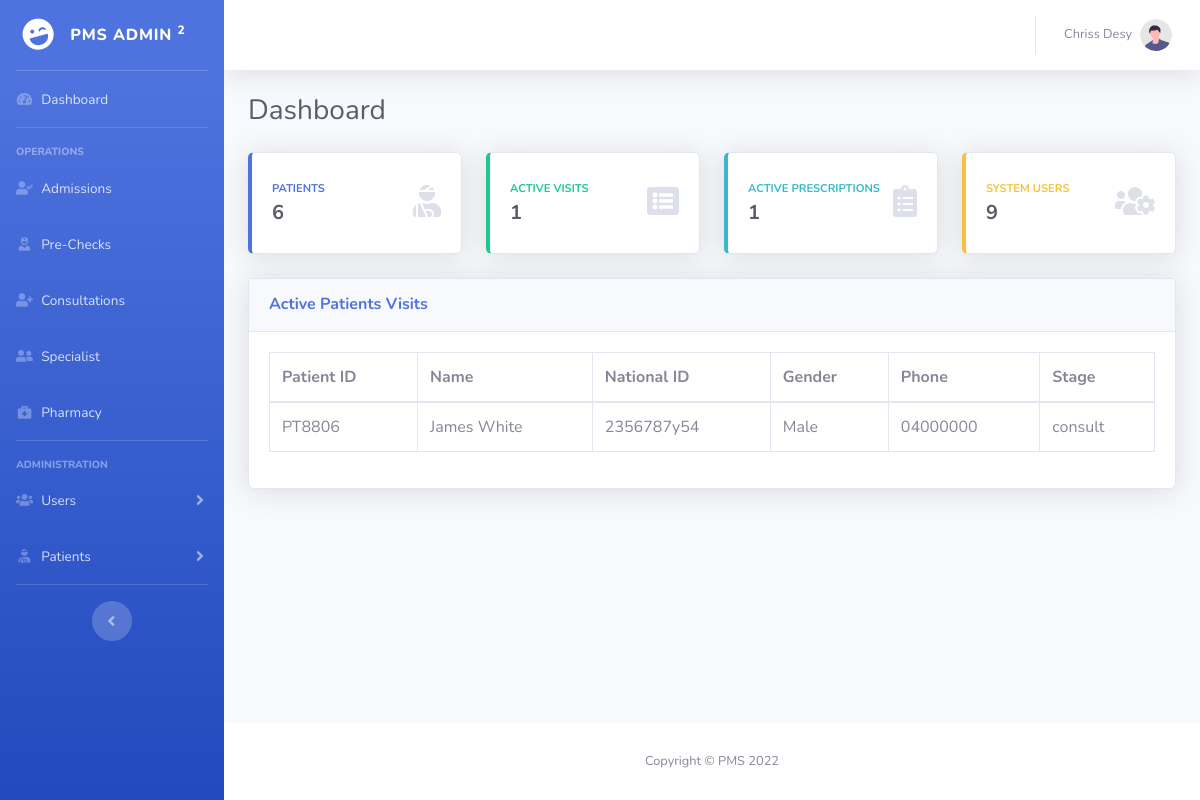
The app's page /admin/index.php (signed in) with its own data.
### tables this page shows
CREATE TABLE `patients` (
  `id` int NOT NULL AUTO_INCREMENT,
  `fname` varchar(45) DEFAULT NULL,
  `lname` varchar(45) DEFAULT NULL,
  `email` varchar(95) DEFAULT NULL,
  `natid` varchar(45) DEFAULT NULL,
  `gender` varchar(45) DEFAULT NULL,
  `phone` varchar(45) DEFAULT NULL,
  `address` varchar(150) DEFAULT NULL,
  `patid` varchar(45) DEFAULT NULL,
  `date` date DEFAULT NULL,
  `status` varchar(45) DEFAULT NULL,
  `kin_name` varchar(45) DEFAULT NULL,
  `kin_email` varchar(95) DEFAULT NULL,
  `kin_phone` varchar(45) DEFAULT NULL,
  PRIMARY KEY (`id`),
  UNIQUE KEY `natid_UNIQUE` (`natid`),
  UNIQUE KEY `patid_UNIQUE` (`patid`)
);

CREATE TABLE `visits` (
  `id` int NOT NULL AUTO_INCREMENT,
  `patid` varchar(45) NOT NULL,
  `date` date DEFAULT NULL,
  `status` varchar(45) DEFAULT NULL,
  `stage` varchar(50) DEFAULT NULL,
  `dis_date` varchar(50) NOT NULL DEFAULT '-',
  PRIMARY KEY (`id`)
);

### admin/index.php (the view, shortened to what this page needs)
<?php
    include('./controllers/dbcon.php');
    $sql = "select p.patid, fname, lname, email, phone, gender, natid, v.status, stage from patients as p, visits as v where p.patid = v.patid and v.status = 'active'";
    $statement = $db->prepare($sql);
    $statement->execute();
    $result = $statement->fetchAll();
    $sql2 = "
        SELECT
            (SELECT COUNT(*) FROM users) AS users,
            (SELECT COUNT(*) FROM patients) AS patients,
            (SELECT COUNT(*) FROM visits WHERE STATUS='active') AS visits,
            (SELECT COUNT(*) FROM prescription WHERE status = 'active') AS presc
    ";
    $statement2 = $db->prepare($sql2);
    $statement2->execute();
    $stats = $statement2->fetchAll();
    include('./includes/header.php');
?>
<body id="page-top">
    <div id="wrapper">
        <?php include('./includes/sidebar.php'); ?>
        <div id="content-wrapper" class="d-flex flex-column">
            <div id="content">
                <?php include('./includes/navbar.php'); ?>
                <div class="container-fluid">
                    <div class="d-sm-flex align-items-center justify-content-between mb-4">
                        <h1 class="h3 mb-0 text-gray-800">Dashboard</h1>
                    </div>
                    <div class="row">
                        <div class="col-xl-3 col-md-6 mb-4">
                            <div class="card border-left-primary shadow h-100 py-2">
                                <div class="card-body">
                                    <div class="row no-gutters align-items-center">
                                        <div class="col mr-2">
                                            <div class="text-xs font-weight-bold text-primary text-uppercase mb-1">
                                                Patients </div>
                                            <div class="h5 mb-0 font-weight-bold text-gray-800"><?php echo $stats[0]['patients']; ?></div>
                                        </div>
                                        <div class="col-auto">
                                            <i class="fas fa-user-injured fa-2x text-gray-300"></i>
                                        </div>
                                    </div>
                                </div>
                            </div>
                        </div>
                        <div class="col-xl-3 col-md-6 mb-4">
                            <div class="card border-left-success shadow h-100 py-2">
                                <div class="card-body">
                                    <div class="row no-gutters align-items-center">
                                        <div class="col mr-2">
                                            <div class="text-xs font-weight-bold text-success text-uppercase mb-1">
                                                Active Visits </div>
                                            <div class="h5 mb-0 font-weight-bold text-gray-800"><?php echo $stats[0]['visits']; ?></div>
                                        </div>
                                        <div class="col-auto">
                                            <i class="fas fa-list-alt fa-2x text-gray-300"></i>
                                        </div>
                                    </div>
                                </div>
                            </div>
                        </div>
                        <div class="col-xl-3 col-md-6 mb-4">
                            <div class="card border-left-info shadow h-100 py-2">
                                <div class="card-body">
                                    <div class="row no-gutters align-items-center">
                                        <div class="col mr-2">
                                            <div class="text-xs font-weight-bold text-info text-uppercase mb-1"> Active Prescriptions
                                            </div>
                                            <div class="row no-gutters align-items-center">
                                                <div class="col-auto">
                                                    <div class="h5 mb-0 mr-3 font-weight-bold text-gray-800"><?php echo $stats[0]['presc']; ?></div>
                                                </div>
                                            </div>
                                        </div>
                                        <div class="col-auto">
                                            <i class="fas fa-clipboard-list fa-2x text-gray-300"></i>
                                        </div>
                                    </div>
                                </div>
                            </div>
                        </div>
                        <div class="col-xl-3 col-md-6 mb-4">
                            <div class="card border-left-warning shadow h-100 py-2">
                                <div class="card-body">
                                    <div class="row no-gutters align-items-center">
                                        <div class="col mr-2">
                                            <div class="text-xs font-weight-bold text-warning text-uppercase mb-1">
                                                System Users</div>
                                            <div class="h5 mb-0 font-weight-bold text-gray-800"><?php echo $stats[0]['users']; ?></div>
                                        </div>
                                        <div class="col-auto">
                                            <i class="fas fa-users-cog fa-2x text-gray-300"></i>
                                        </div>
                                    </div>
                                </div>
                            </div>
                        </div>
                    </div>
                    <div class="row">
                        <div class="col-md-12">
                            <div class="card shadow mb-4">
                                <div
                                    class="card-header py-3 d-flex flex-row align-items-center justify-content-between">
                                    <h6 class="m-0 font-weight-bold text-primary">Active Patients Visits</h6>
                                </div>
                                <div class="card-body">
                                    <div class="table-responsive">
                                        <table class="table table-bordered" id="dataTable" width="100%" cellspacing="0">
                                            <thead>
                                                <tr>
                                                    <th>Patient ID</th>
                                                    <th>Name</th>
                                                    <th>National ID</th>
                                                    <th>Gender</th>
                                                    <th>Phone</th>
                                                    <th>Stage</th>
                                                </tr>
                                            </thead>
                                            <tbody>
                                                <?php foreach ($result as $r) {
                                                    ?>
                                                    <tr>
                                                        <td><?php echo $r['patid']; ?></td>
                                                        <td><?php echo $r['fname'] . ' '.$r['lname'] ; ?></td>
                                                        <td><?php echo $r['natid']; ?></td>
                                                        <td><?php echo $r['gender']; ?></td>
                                                        <td><?php echo $r['phone']; ?></td>
                                                        <td><?php echo $r['stage']; ?></td>
                                                    </tr>
                                                <?php } ?>
                                            </tbody>
                                        </table>
                                    </div>
                                </div>
                            </div>
                        </div>
                    </div>
                </div>
            </div>
            <?php include('./includes/footer.php'); ?>
        </div>
    </div>
</body>
</html>

### records on screen
patients: patid "PT8806", fname "James", lname "White", natid "2356787y54", gender "Male", phone "04000000", visits.stage "consult"

### other values on screen
$_SESSION['username'] "Chriss Desy"
$stats[0]['patients'] "6"
$stats[0]['visits'] "1"
$stats[0]['presc'] "1"
$stats[0]['users'] "9"
